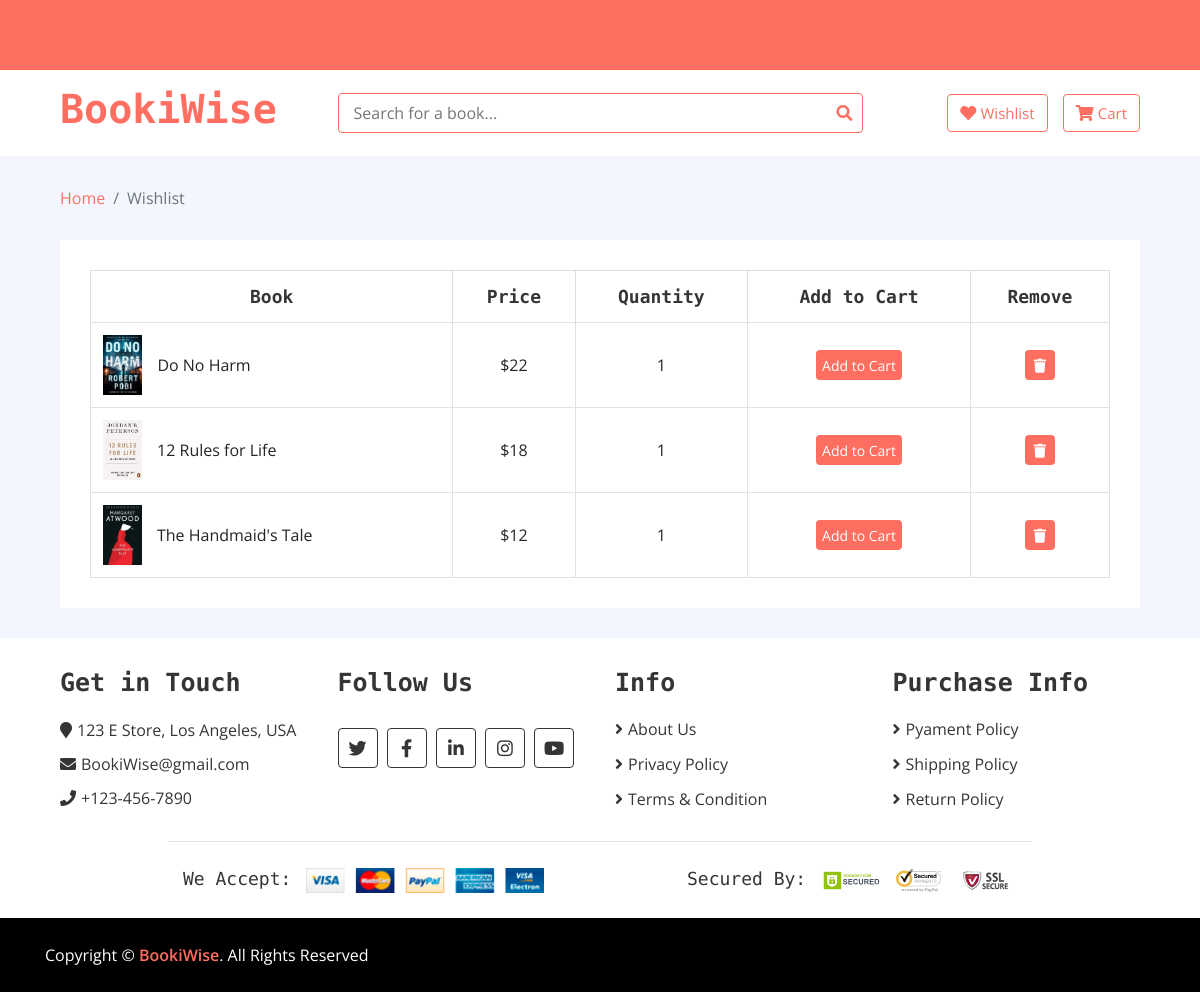
The page /wishlist (signed in) on the database its author committed.
### BookStore_app/models.py (models this page shows)
class Wishlist(models.Model):
    user = models.ForeignKey(User, on_delete=models.CASCADE)
    book = models.ForeignKey(Book, on_delete=models.CASCADE)
    quantity = models.PositiveIntegerField(default=1)
    created_at = models.DateTimeField(auto_now_add=True)
    updated_at = models.DateTimeField(auto_now=True)

class Book(models.Model):
	author = models.ForeignKey(Author, on_delete = models.CASCADE) # one to many relationship
	category = models.ForeignKey(Category, on_delete=models.CASCADE, related_name='books') # one to many relationship
	title = models.CharField(max_length = 100)
	price = models.IntegerField()
	bookpage = models.FileField(upload_to = "files/bookpage/")
	created_at = models.DateTimeField(auto_now_add=True)
	updated_at = models.DateTimeField(auto_now=True)
	total_rating = models.IntegerField(default=0)
	description = models.TextField()

### BookStore_app/views.py (the view)
# urls.py: path('wishlist', views.wishlist),
def wishlist(request):
    user_id = request.session.get('id')
    if user_id:
        user = User.objects.get(id=user_id)
    else:
        return redirect('/login_page')
    user = User.objects.get(id=request.session['id'])
    wishlist_items = Wishlist.objects.filter(user=user)
    context = {
        'books_in_wishlist': wishlist_items,
    }
    return render(request, 'wishlist.html', context)

### templates/wishlist.html (shortened to what this page needs)
{% load static %}
<!DOCTYPE html>
<html lang="en">
    <head>
        <link href="https://stackpath.bootstrapcdn.com/bootstrap/4.4.1/css/bootstrap.min.css" rel="stylesheet">
        <link href="https://cdnjs.cloudflare.com/ajax/libs/font-awesome/5.10.0/css/all.min.css" rel="stylesheet">
        <link rel="stylesheet" type="text/css" href="https://cdn.jsdelivr.net/npm/slick-carousel@1.8.1/slick/slick.css"/>
        <link rel="stylesheet" type="text/css" href="https://cdn.jsdelivr.net/npm/slick-carousel@1.8.1/slick/slick-theme.css"/>
        <link href="{% static 'css/style.css' %}" rel="stylesheet">
    </head>
    <body>
        <div class="nav">
            <div class="container-fluid">
                <nav class="navbar navbar-expand-md bg-dark navbar-dark">
                </div>
            </div>
        <div class="bottom-bar">
            <div class="container-fluid">
                <div class="row align-items-center">
                    <div class="col-md-3">
                        <div class="logo">
                            <a href="/home">
                                <h1>BookiWise</h1>
                            </a>
                        </div>
                    </div>
                    <div class="col-md-6">
                        <div class="search">
                            <form method="get" action="/search">
                                <input type="text" name="q" placeholder="Search for a book...">
                                <button type="submit"><i class="fa fa-search"></i></button>
                            </form>
                        </div>
                    </div>
                    <div class="col-md-3">
                        <div class="user">
                            <a href="/wishlist" class="btn wishlist">
                                <i class="fa fa-heart"></i>
                                <span> Wishlist</span>
                            </a>
                            <a href="/cart" class="btn cart">
                                <i class="fa fa-shopping-cart"></i>
                                <span> Cart</span>
                            </a>
                        </div>
                    </div>
                </div>
            </div>
        </div>
        <div class="breadcrumb-wrap">
            <div class="container-fluid">
                <ul class="breadcrumb">
                    <li class="breadcrumb-item"><a href="/home">Home</a></li>
                    <li class="breadcrumb-item active">Wishlist</li>
                </ul>
            </div>
        </div>
        <div class="wishlist-page">
            <div class="container-fluid">
                <div class="wishlist-page-inner">
                    <div class="row">
                        <div class="col-md-12">
                            <div class="table-responsive">
                                <table class="table table-bordered">
                                    <thead class="thead-dark">
                                        <tr>
                                            <th>Book</th>
                                            <th>Price</th>
                                            <th>Quantity</th>
                                            <th>Add to Cart</th>
                                            <th>Remove</th>
                                        </tr>
                                    </thead>
                                    <tbody class="align-middle">
                                        {% for i in books_in_wishlist %}
                                        <tr>
                                            <td>
                                                <div class="img">
                                                    <a href="/book_detail/{{book.id}}"><img src="{{i.book.bookpage.url}}" alt="Image"></a>
                                                    <p>{{i.book.title}}</p>
                                                </div>
                                            </td>
                                            <td>${{i.book.price}}</td>
                                            <td>{{i.quantity}}</td>
                                            <td><a href="/add_to_cart/{{i.book.id}}"><button class="btn-cart">Add to Cart</button><a></td>
                                            <td><a href="/remove_from_wishlist/{{i.book.id}}"><button><i class="fa fa-trash"></i></button></a></td>
                                            </tr>
                                        {% endfor %}
                                    </tbody>
                                </table>
                            </div>
                        </div>
                    </div>
                </div>
            </div>
        </div>
        <div class="footer">
            <div class="container-fluid">
                <div class="row">
                    <div class="col-lg-3 col-md-6">
                        <div class="footer-widget">
                            <h2>Get in Touch</h2>
                            <div class="contact-info">
                                <p><i class="fa fa-map-marker"></i>123 E Store, Los Angeles, USA</p>
                                <p><i class="fa fa-envelope"></i>BookiWise@gmail.com</p>
                                <p><i class="fa fa-phone"></i>+123-456-7890</p>
                            </div>
                        </div>
                    </div>
                    <div class="col-lg-3 col-md-6">
                        <div class="footer-widget">
                            <h2>Follow Us</h2>
                            <div class="contact-info">
                                <div class="social">
                                    <a href=""><i class="fab fa-twitter"></i></a>
                                    <a href=""><i class="fab fa-facebook-f"></i></a>
                                    <a href=""><i class="fab fa-linkedin-in"></i></a>
                                    <a href=""><i class="fab fa-instagram"></i></a>
                                    <a href=""><i class="fab fa-youtube"></i></a>
                                </div>
                            </div>
                        </div>
                    </div>
                    <div class="col-lg-3 col-md-6">
                        <div class="footer-widget">
                            <h2>Info</h2>
                            <ul>
                                <li><a href="#">About Us</a></li>
                                <li><a href="#">Privacy Policy</a></li>
                                <li><a href="#">Terms & Condition</a></li>
                            </ul>
                        </div>
                    </div>
                    <div class="col-lg-3 col-md-6">
                        <div class="footer-widget">
                            <h2>Purchase Info</h2>
                            <ul>
                                <li><a href="#">Pyament Policy</a></li>
                                <li><a href="#">Shipping Policy</a></li>
                                <li><a href="#">Return Policy</a></li>
                            </ul>
                        </div>
                    </div>
                </div>
                <div class="row payment align-items-center">
                    <div class="col-md-6">
                        <div class="payment-method">
                            <h2>We Accept:</h2>
                            <img src="{% static 'img/payment-method.png' %}" alt="Payment Method" />
                        </div>
                    </div>
                    <div class="col-md-6">
                        <div class="payment-security">
                            <h2>Secured By:</h2>
                            <img src="{% static 'img/godaddy.svg' %}" alt="Payment Security" />
                            <img src="{% static 'img/norton.svg' %}" alt="Payment Security" />
                            <img src="{% static 'img/ssl.svg' %}" alt="Payment Security" />
                        </div>
                    </div>
                </div>
            </div>
        </div>
        <div class="footer-bottom">
            <div class="container">
                <div class="row">
                    <div class="col-md-6 copyright">
                        <p>Copyright &copy; <a href="#">BookiWise</a>. All Rights Reserved</p>
                    </div>
                </div>
            </div>
        </div>
    </body>
</html>

### rows shown on the page
Wishlist: book.bookpage (picture), book "Do No Harm", book.price "22", quantity "1"
Wishlist: book.bookpage (picture), book "12 Rules for Life", book.price "18", quantity "1"
Wishlist: book.bookpage (picture), book "The Handmaid's Tale", book.price "12", quantity "1"
